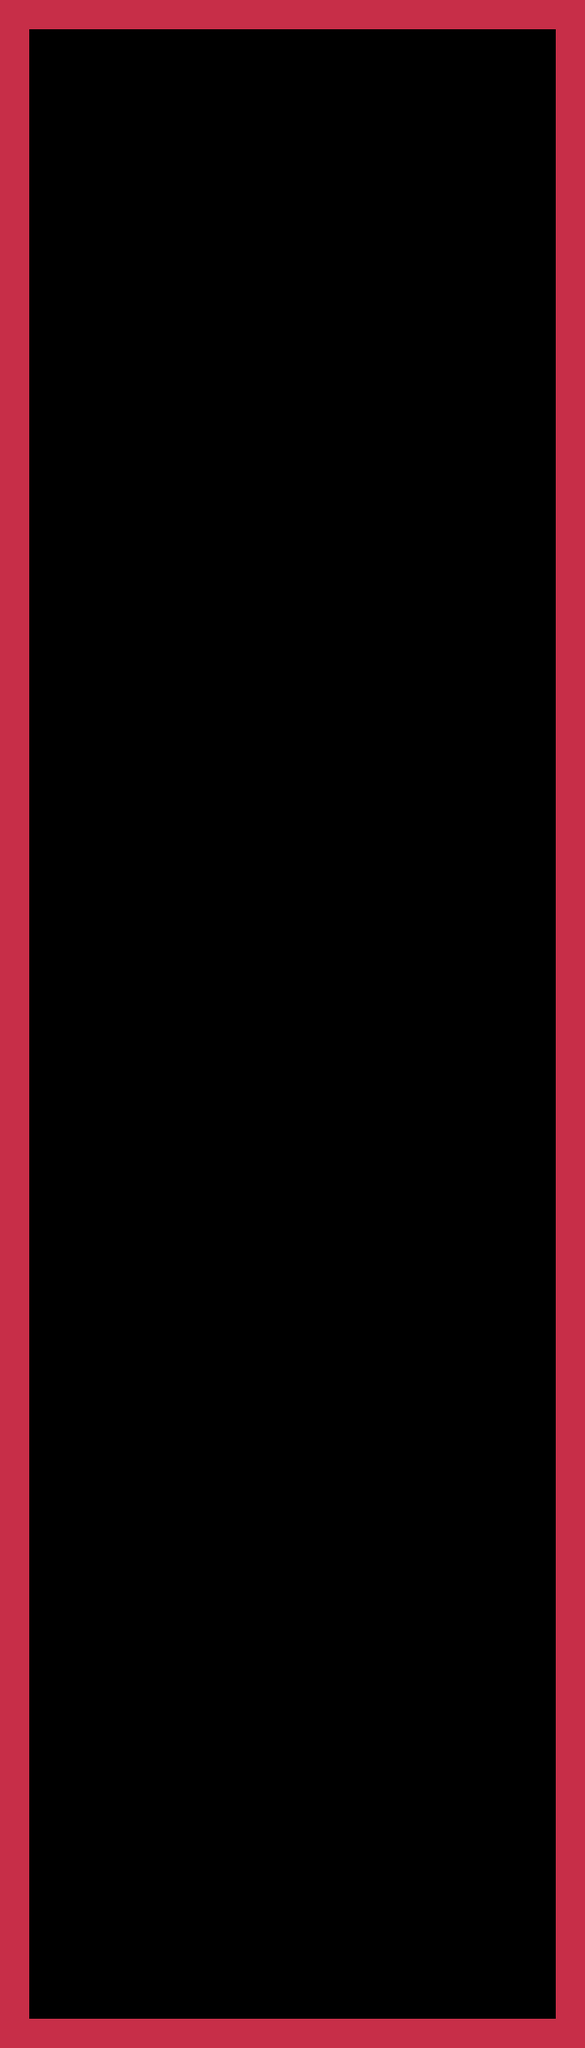

Tiled map render using the project's own tile images. Description and the map definition, with tile-layer contents summarised, below:
An orthogonal 20x70 tile map with 32x32 px tiles, 1 tile layer (stageTiles), 2 tilesets and 58 objects (PlayerStart, Goal).

<map version="1.0" orientation="orthogonal" width="20" height="70" tilewidth="32" tileheight="32">
 <tileset firstgid="1" name="newTilesBLUE" tilewidth="32" tileheight="32">
  <image source="newTilesBLUE.png" width="128" height="128" />
 </tileset>
 <tileset firstgid="17" name="newTilesBLACK" tilewidth="32" tileheight="32">
  <image source="newTilesRED.png" width="160" height="128" />
 </tileset>
 <layer name="stageTiles" width="20" height="70">
  <data>[1400 cells, 176 non-empty, 1 distinct tile ids]</data>
 </layer>
 <objectgroup name="Game Objects" width="20" height="70">
  <object name="PlayerStart" x="128" y="96" />
  <object name="Goal" x="576" y="2176" />
 </objectgroup>
 <objectgroup name="Collisions" width="20" height="70">
  <object x="0" y="0" width="32" height="2240" />
  <object x="32" y="0" width="608" height="32" />
  <object x="608" y="32" width="32" height="2208" />
  <object x="32" y="2208" width="576" height="32" />
 </objectgroup>
 <objectgroup name="Collectibles" width="20" height="70">
  <object x="576" y="704" />
  <object x="576" y="768" />
  <object x="576" y="832" />
  <object x="576" y="896" />
  <object x="64" y="1792" />
  <object x="64" y="1856" />
  <object x="64" y="1920" />
  <object x="64" y="1984" />
  <object x="64" y="192" />
  <object x="64" y="256" />
  <object x="576" y="96" />
  <object x="576" y="160" />
  <object x="576" y="224" />
  <object x="576" y="288" />
  <object x="64" y="320" />
  <object x="576" y="1280" />
  <object x="576" y="1344" />
  <object x="576" y="1408" />
  <object x="576" y="1472" />
  <object x="128" y="2176" />
  <object x="192" y="2176" />
  <object x="256" y="2176" />
  <object x="320" y="2176" />
  <object x="64" y="960" />
  <object x="64" y="1024" />
  <object x="64" y="1088" />
  <object x="64" y="1152" />
 </objectgroup>
 <objectgroup name="staticEnemies" width="20" height="70">
  <object x="128" y="480" />
  <object x="128" y="544" />
  <object x="128" y="608" />
  <object x="128" y="672" />
  <object x="128" y="736" />
  <object x="256" y="1504" />
  <object x="256" y="1440" />
  <object x="256" y="1376" />
  <object x="256" y="1312" />
  <object x="448" y="1952" />
  <object x="448" y="2016" />
  <object x="448" y="2080" />
  <object x="448" y="1888" />
  <object x="448" y="128" />
  <object x="448" y="192" />
  <object x="448" y="256" />
  <object x="448" y="320" />
  <object x="448" y="704" />
  <object x="448" y="768" />
  <object x="448" y="832" />
  <object x="448" y="896" />
  <object x="544" y="1408" />
  <object x="544" y="1472" />
  <object x="544" y="1536" />
  <object x="544" y="1600" />
 </objectgroup>
</map>
